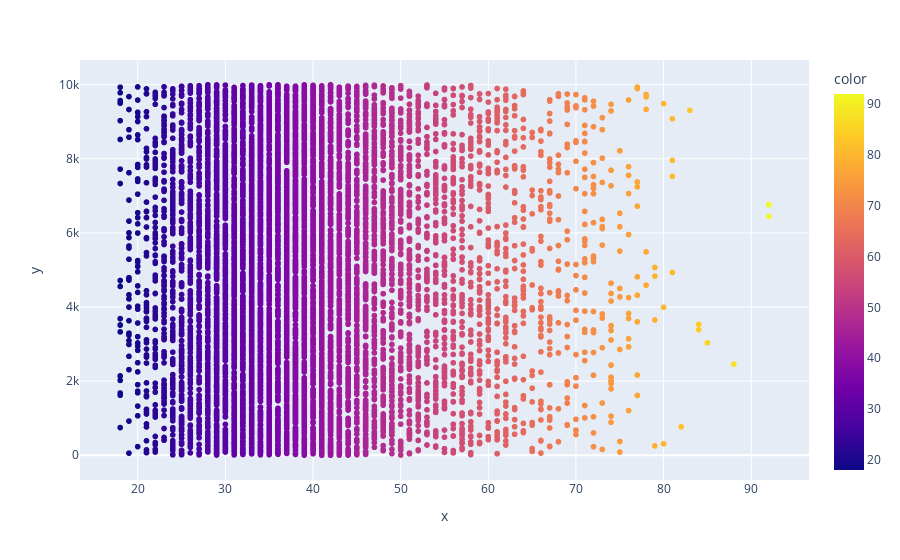

Notebook source saved alongside this figure:
### Code cell
px.scatter(x = df['age'],color = df['age'])

### Figure 1 — Plotly figure (JSON) as saved in the notebook; plotly's stock layout.template omitted (floating-point values rounded to 4 significant figures; data arrays with more than 128 entries replaced by an {"elided": "..."} marker saying what was removed)
{"data": [{"hovertemplate": "x=%{x}<br>y=%{y}<br>color=%{marker.color}<extra></extra>", "legendgroup": "", "marker": {"color": {"elided": "10000 int values"}, "coloraxis": "coloraxis", "symbol": "circle"}, "mode": "markers", "name": "", "showlegend": false, "type": "scattergl", "x": {"elided": "10000 int values"}, "xaxis": "x", "y": {"elided": "10000 int values"}, "yaxis": "y"}], "layout": {"coloraxis": {"colorbar": {"title": {"text": "color"}}, "colorscale": [[0, "#0d0887"], [0.1111, "#46039f"], [0.2222, "#7201a8"], [0.3333, "#9c179e"], [0.4444, "#bd3786"], [0.5556, "#d8576b"], [0.6667, "#ed7953"], [0.7778, "#fb9f3a"], [0.8889, "#fdca26"], [1, "#f0f921"]]}, "legend": {"tracegroupgap": 0}, "margin": {"t": 60}, "xaxis": {"anchor": "y", "domain": [0, 1], "title": {"text": "x"}}, "yaxis": {"anchor": "x", "domain": [0, 1], "title": {"text": "y"}}}}
